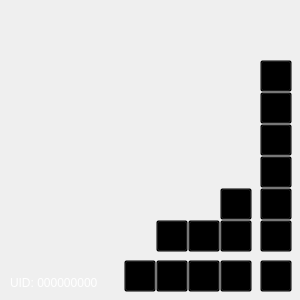
<?xml version="1.0" encoding="UTF-8"?>
<ui version="4.0">
 <class>GenshinImpact_AutoMapClass</class>
 <widget class="QMainWindow" name="GenshinImpact_AutoMapClass">
  <property name="windowModality">
   <enum>Qt::NonModal</enum>
  </property>
  <property name="geometry">
   <rect>
    <x>0</x>
    <y>0</y>
    <width>300</width>
    <height>300</height>
   </rect>
  </property>
  <property name="mouseTracking">
   <bool>true</bool>
  </property>
  <property name="windowTitle">
   <string>天理地图</string>
  </property>
  <property name="windowIcon">
   <iconset theme="MainIcon" resource="GenshinImpact_AutoMap.qrc">
    <normaloff>:/IconMain/resource/icon.ico</normaloff>:/IconMain/resource/icon.ico</iconset>
  </property>
  <widget class="QWidget" name="centralWidget">
   <property name="mouseTracking">
    <bool>true</bool>
   </property>
   <widget class="QLabel" name="MainView">
    <property name="geometry">
     <rect>
      <x>0</x>
      <y>0</y>
      <width>300</width>
      <height>300</height>
     </rect>
    </property>
    <property name="mouseTracking">
     <bool>true</bool>
    </property>
    <property name="layoutDirection">
     <enum>Qt::LeftToRight</enum>
    </property>
    <property name="styleSheet">
     <string notr="true">background-color:rgba(128,128,128,0)</string>
    </property>
    <property name="text">
     <string/>
    </property>
    <property name="pixmap">
     <pixmap resource="GenshinImpact_AutoMap.qrc">:/Initing/resource/UI/Initing.png</pixmap>
    </property>
    <property name="alignment">
     <set>Qt::AlignCenter</set>
    </property>
    <property name="wordWrap">
     <bool>false</bool>
    </property>
   </widget>
   <widget class="QtClassMyExitButton" name="ExitButton">
    <property name="geometry">
     <rect>
      <x>268</x>
      <y>0</y>
      <width>32</width>
      <height>32</height>
     </rect>
    </property>
    <property name="styleSheet">
     <string notr="true">background-color:transparent</string>
    </property>
    <property name="text">
     <string/>
    </property>
    <property name="icon">
     <iconset resource="GenshinImpact_AutoMap.qrc">
      <normaloff>:/IconExit/resource/icon32.ico</normaloff>:/IconExit/resource/icon32.ico</iconset>
    </property>
    <property name="iconSize">
     <size>
      <width>32</width>
      <height>32</height>
     </size>
    </property>
    <property name="flat">
     <bool>true</bool>
    </property>
   </widget>
   <widget class="QPushButton" name="UIButton">
    <property name="geometry">
     <rect>
      <x>260</x>
      <y>260</y>
      <width>32</width>
      <height>32</height>
     </rect>
    </property>
    <property name="styleSheet">
     <string notr="true">background-color:transparent</string>
    </property>
    <property name="text">
     <string/>
    </property>
    <property name="icon">
     <iconset resource="GenshinImpact_AutoMap.qrc">
      <normaloff>:/IconUI/resource/UI.ico</normaloff>:/IconUI/resource/UI.ico</iconset>
    </property>
    <property name="iconSize">
     <size>
      <width>32</width>
      <height>32</height>
     </size>
    </property>
   </widget>
   <widget class="QPushButton" name="UIObjList0Button">
    <property name="enabled">
     <bool>true</bool>
    </property>
    <property name="geometry">
     <rect>
      <x>260</x>
      <y>188</y>
      <width>32</width>
      <height>32</height>
     </rect>
    </property>
    <property name="mouseTracking">
     <bool>true</bool>
    </property>
    <property name="styleSheet">
     <string notr="true">background-color:transparent</string>
    </property>
    <property name="text">
     <string/>
    </property>
    <property name="icon">
     <iconset resource="GenshinImpact_AutoMap_Icon.qrc">
      <normaloff>:/IconUIObjList/resource/UIObjList0.ico</normaloff>:/IconUIObjList/resource/UIObjList0.ico</iconset>
    </property>
    <property name="iconSize">
     <size>
      <width>32</width>
      <height>32</height>
     </size>
    </property>
   </widget>
   <widget class="QPushButton" name="UIObjList1Button">
    <property name="enabled">
     <bool>true</bool>
    </property>
    <property name="geometry">
     <rect>
      <x>260</x>
      <y>156</y>
      <width>32</width>
      <height>32</height>
     </rect>
    </property>
    <property name="mouseTracking">
     <bool>true</bool>
    </property>
    <property name="styleSheet">
     <string notr="true">background-color:transparent</string>
    </property>
    <property name="text">
     <string/>
    </property>
    <property name="icon">
     <iconset resource="GenshinImpact_AutoMap_Icon.qrc">
      <normaloff>:/IconUIObjList/resource/UIObjList1.ico</normaloff>:/IconUIObjList/resource/UIObjList1.ico</iconset>
    </property>
    <property name="iconSize">
     <size>
      <width>32</width>
      <height>32</height>
     </size>
    </property>
   </widget>
   <widget class="QPushButton" name="UIObjList2Button">
    <property name="enabled">
     <bool>true</bool>
    </property>
    <property name="geometry">
     <rect>
      <x>260</x>
      <y>124</y>
      <width>32</width>
      <height>32</height>
     </rect>
    </property>
    <property name="mouseTracking">
     <bool>true</bool>
    </property>
    <property name="styleSheet">
     <string notr="true">background-color:transparent</string>
    </property>
    <property name="text">
     <string/>
    </property>
    <property name="icon">
     <iconset resource="GenshinImpact_AutoMap_Icon.qrc">
      <normaloff>:/IconUIObjList/resource/UIObjList2.ico</normaloff>:/IconUIObjList/resource/UIObjList2.ico</iconset>
    </property>
    <property name="iconSize">
     <size>
      <width>32</width>
      <height>32</height>
     </size>
    </property>
   </widget>
   <widget class="QPushButton" name="UIObjList101Button">
    <property name="enabled">
     <bool>true</bool>
    </property>
    <property name="geometry">
     <rect>
      <x>220</x>
      <y>260</y>
      <width>32</width>
      <height>32</height>
     </rect>
    </property>
    <property name="mouseTracking">
     <bool>true</bool>
    </property>
    <property name="styleSheet">
     <string notr="true">background-color:transparent</string>
    </property>
    <property name="text">
     <string/>
    </property>
    <property name="icon">
     <iconset resource="GenshinImpact_AutoMap_Icon.qrc">
      <normaloff>:/IconUIObjList/resource/UIObjList101.ico</normaloff>:/IconUIObjList/resource/UIObjList101.ico</iconset>
    </property>
    <property name="iconSize">
     <size>
      <width>32</width>
      <height>32</height>
     </size>
    </property>
   </widget>
   <widget class="QPushButton" name="UIObjFlagButton">
    <property name="enabled">
     <bool>true</bool>
    </property>
    <property name="geometry">
     <rect>
      <x>260</x>
      <y>220</y>
      <width>32</width>
      <height>32</height>
     </rect>
    </property>
    <property name="mouseTracking">
     <bool>true</bool>
    </property>
    <property name="styleSheet">
     <string notr="true">background-color:transparent</string>
    </property>
    <property name="text">
     <string/>
    </property>
    <property name="icon">
     <iconset resource="GenshinImpact_AutoMap_Icon.qrc">
      <normaloff>:/IconUIObjList/resource/UIObjFlag.png</normaloff>:/IconUIObjList/resource/UIObjFlag.png</iconset>
    </property>
    <property name="iconSize">
     <size>
      <width>30</width>
      <height>30</height>
     </size>
    </property>
   </widget>
   <widget class="QLabel" name="UIDLabel">
    <property name="geometry">
     <rect>
      <x>10</x>
      <y>275</y>
      <width>151</width>
      <height>16</height>
     </rect>
    </property>
    <property name="styleSheet">
     <string notr="true">Color:rgb(255, 255, 255)</string>
    </property>
    <property name="text">
     <string>UID: 000000000</string>
    </property>
    <property name="textFormat">
     <enum>Qt::AutoText</enum>
    </property>
   </widget>
   <widget class="QPushButton" name="UIObjList104Button">
    <property name="enabled">
     <bool>true</bool>
    </property>
    <property name="geometry">
     <rect>
      <x>156</x>
      <y>220</y>
      <width>32</width>
      <height>32</height>
     </rect>
    </property>
    <property name="mouseTracking">
     <bool>true</bool>
    </property>
    <property name="styleSheet">
     <string notr="true">background-color:transparent</string>
    </property>
    <property name="text">
     <string/>
    </property>
    <property name="icon">
     <iconset resource="GenshinImpact_AutoMap_Icon.qrc">
      <normaloff>:/IconUIObjList/resource/UIObjList104.ico</normaloff>:/IconUIObjList/resource/UIObjList104.ico</iconset>
    </property>
    <property name="iconSize">
     <size>
      <width>32</width>
      <height>32</height>
     </size>
    </property>
   </widget>
   <widget class="QPushButton" name="UIObjList102Button">
    <property name="enabled">
     <bool>true</bool>
    </property>
    <property name="geometry">
     <rect>
      <x>188</x>
      <y>260</y>
      <width>32</width>
      <height>32</height>
     </rect>
    </property>
    <property name="mouseTracking">
     <bool>true</bool>
    </property>
    <property name="styleSheet">
     <string notr="true">background-color:transparent</string>
    </property>
    <property name="text">
     <string/>
    </property>
    <property name="icon">
     <iconset resource="GenshinImpact_AutoMap_Icon.qrc">
      <normaloff>:/IconUIObjList/resource/UIObjList102.ico</normaloff>:/IconUIObjList/resource/UIObjList102.ico</iconset>
    </property>
    <property name="iconSize">
     <size>
      <width>32</width>
      <height>32</height>
     </size>
    </property>
   </widget>
   <widget class="QPushButton" name="UIObjList103Button">
    <property name="enabled">
     <bool>true</bool>
    </property>
    <property name="geometry">
     <rect>
      <x>156</x>
      <y>260</y>
      <width>32</width>
      <height>32</height>
     </rect>
    </property>
    <property name="mouseTracking">
     <bool>true</bool>
    </property>
    <property name="styleSheet">
     <string notr="true">background-color:transparent</string>
    </property>
    <property name="text">
     <string/>
    </property>
    <property name="icon">
     <iconset resource="GenshinImpact_AutoMap_Icon.qrc">
      <normaloff>:/IconUIObjList/resource/UIObjList103.ico</normaloff>:/IconUIObjList/resource/UIObjList103.ico</iconset>
    </property>
    <property name="iconSize">
     <size>
      <width>32</width>
      <height>32</height>
     </size>
    </property>
   </widget>
   <widget class="QPushButton" name="UIObjList93Button">
    <property name="enabled">
     <bool>true</bool>
    </property>
    <property name="geometry">
     <rect>
      <x>220</x>
      <y>220</y>
      <width>32</width>
      <height>32</height>
     </rect>
    </property>
    <property name="mouseTracking">
     <bool>true</bool>
    </property>
    <property name="styleSheet">
     <string notr="true">background-color:transparent</string>
    </property>
    <property name="text">
     <string/>
    </property>
    <property name="icon">
     <iconset resource="GenshinImpact_AutoMap_Icon.qrc">
      <normaloff>:/IconUIObjList/resource/UIObjList93.ico</normaloff>:/IconUIObjList/resource/UIObjList93.ico</iconset>
    </property>
    <property name="iconSize">
     <size>
      <width>32</width>
      <height>32</height>
     </size>
    </property>
   </widget>
   <widget class="QPushButton" name="UIObjList94Button">
    <property name="enabled">
     <bool>true</bool>
    </property>
    <property name="geometry">
     <rect>
      <x>220</x>
      <y>188</y>
      <width>32</width>
      <height>32</height>
     </rect>
    </property>
    <property name="mouseTracking">
     <bool>true</bool>
    </property>
    <property name="styleSheet">
     <string notr="true">background-color:transparent</string>
    </property>
    <property name="text">
     <string/>
    </property>
    <property name="icon">
     <iconset resource="GenshinImpact_AutoMap_Icon.qrc">
      <normaloff>:/IconUIObjList/resource/UIObjList94.ico</normaloff>:/IconUIObjList/resource/UIObjList94.ico</iconset>
    </property>
    <property name="iconSize">
     <size>
      <width>32</width>
      <height>32</height>
     </size>
    </property>
   </widget>
   <widget class="QPushButton" name="UIObjList105Button">
    <property name="enabled">
     <bool>true</bool>
    </property>
    <property name="geometry">
     <rect>
      <x>124</x>
      <y>260</y>
      <width>32</width>
      <height>32</height>
     </rect>
    </property>
    <property name="mouseTracking">
     <bool>true</bool>
    </property>
    <property name="styleSheet">
     <string notr="true">background-color:transparent</string>
    </property>
    <property name="text">
     <string/>
    </property>
    <property name="icon">
     <iconset resource="GenshinImpact_AutoMap_Icon.qrc">
      <normaloff>:/IconUIObjList/resource/UIObjList105.ico</normaloff>:/IconUIObjList/resource/UIObjList105.ico</iconset>
    </property>
    <property name="iconSize">
     <size>
      <width>32</width>
      <height>32</height>
     </size>
    </property>
   </widget>
   <widget class="QPushButton" name="UIObjList205Button">
    <property name="enabled">
     <bool>true</bool>
    </property>
    <property name="geometry">
     <rect>
      <x>188</x>
      <y>220</y>
      <width>32</width>
      <height>32</height>
     </rect>
    </property>
    <property name="mouseTracking">
     <bool>true</bool>
    </property>
    <property name="styleSheet">
     <string notr="true">background-color:transparent</string>
    </property>
    <property name="text">
     <string/>
    </property>
    <property name="icon">
     <iconset resource="GenshinImpact_AutoMap_Icon.qrc">
      <normaloff>:/IconUIObjList/resource/UIObjList205.ico</normaloff>:/IconUIObjList/resource/UIObjList205.ico</iconset>
    </property>
    <property name="iconSize">
     <size>
      <width>32</width>
      <height>32</height>
     </size>
    </property>
   </widget>
   <widget class="QPushButton" name="UIObjList3Button">
    <property name="enabled">
     <bool>true</bool>
    </property>
    <property name="geometry">
     <rect>
      <x>260</x>
      <y>92</y>
      <width>32</width>
      <height>32</height>
     </rect>
    </property>
    <property name="mouseTracking">
     <bool>true</bool>
    </property>
    <property name="styleSheet">
     <string notr="true">background-color:transparent</string>
    </property>
    <property name="text">
     <string/>
    </property>
    <property name="icon">
     <iconset resource="GenshinImpact_AutoMap_Icon.qrc">
      <normaloff>:/IconUIObjList/resource/UIObjList3.ico</normaloff>:/IconUIObjList/resource/UIObjList3.ico</iconset>
    </property>
    <property name="iconSize">
     <size>
      <width>32</width>
      <height>32</height>
     </size>
    </property>
   </widget>
   <widget class="QPushButton" name="UIObjList4Button">
    <property name="enabled">
     <bool>true</bool>
    </property>
    <property name="geometry">
     <rect>
      <x>260</x>
      <y>60</y>
      <width>32</width>
      <height>32</height>
     </rect>
    </property>
    <property name="mouseTracking">
     <bool>true</bool>
    </property>
    <property name="styleSheet">
     <string notr="true">background-color:transparent</string>
    </property>
    <property name="text">
     <string/>
    </property>
    <property name="icon">
     <iconset resource="GenshinImpact_AutoMap_Icon.qrc">
      <normaloff>:/IconUIObjList/resource/UIObjList4.ico</normaloff>:/IconUIObjList/resource/UIObjList4.ico</iconset>
    </property>
    <property name="iconSize">
     <size>
      <width>32</width>
      <height>32</height>
     </size>
    </property>
   </widget>
  </widget>
 </widget>
 <layoutdefault spacing="6" margin="11"/>
 <customwidgets>
  <customwidget>
   <class>QtClassMyExitButton</class>
   <extends>QPushButton</extends>
   <header>QtClassMyExitButton.h</header>
  </customwidget>
 </customwidgets>
 <resources>
  <include location="GenshinImpact_AutoMap.qrc"/>
  <include location="GenshinImpact_AutoMap_UI.qrc"/>
  <include location="GenshinImpact_AutoMap_Items.qrc"/>
  <include location="GenshinImpact_AutoMap_Icon.qrc"/>
 </resources>
 <connections/>
</ui>
